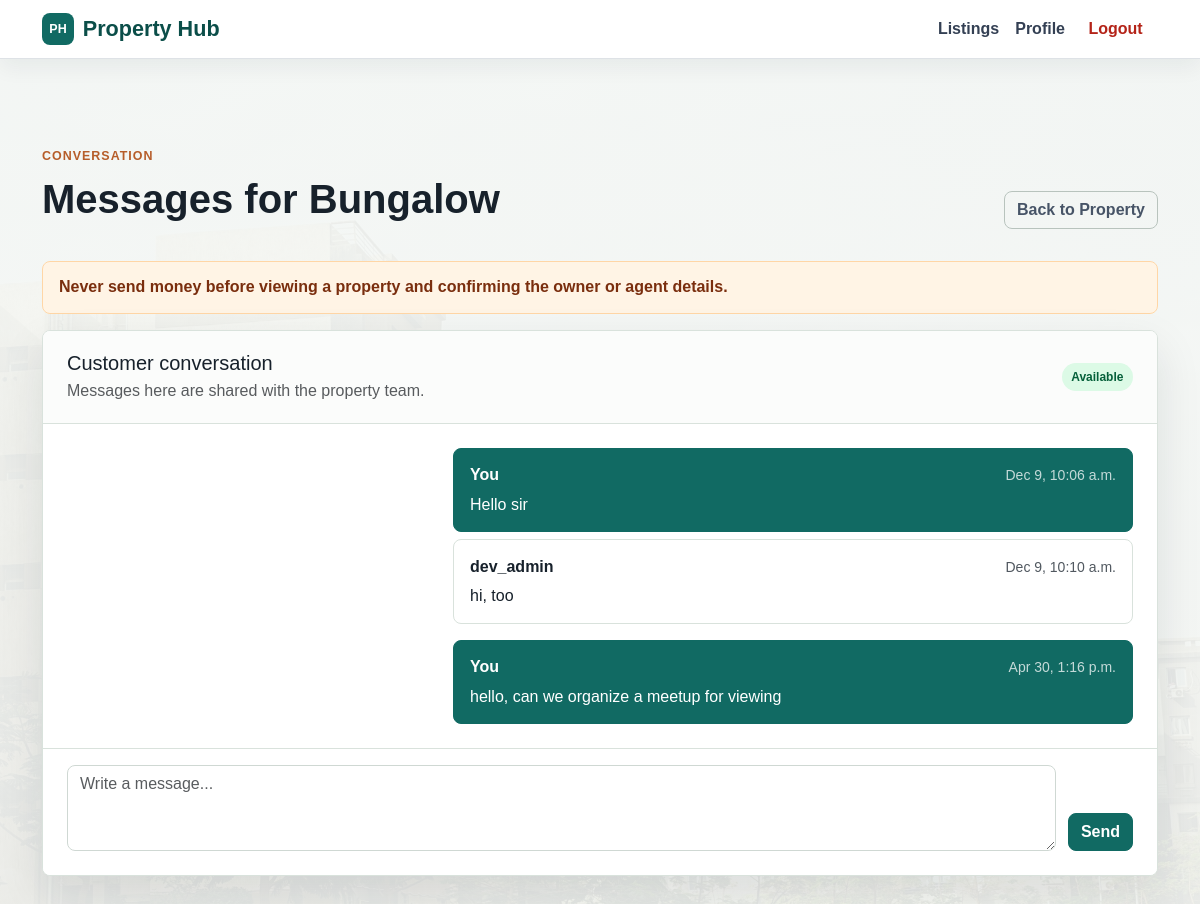
The page /listings/property/3/messages/ (signed in) on the database its author committed.
### listings/models.py (models this page shows, shortened)
class Property(models.Model):
    PROPERTY_TYPES = [
        ('house', 'House'),
        ('apartment', 'Apartment'),
        ('land', 'Land'),
        ('commercial', 'Commercial'),
        ('rental', 'Rental'),
    ]
    LISTING_TYPES = [
        ('sale', 'For Sale'),
        ('rent', 'For Rent'),
    ]
    STATUS_CHOICES = [
        ('available', 'Available'),
        ('sold', 'Sold'),
        ('rented', 'Rented'),
        ('pending', 'Pending'),
    ]
    title = models.CharField(max_length=200)
    description = models.TextField(blank=True, null=True)
    price = models.DecimalField(max_digits=12, decimal_places=2)
    address = models.CharField(max_length=255, blank=True, null=True)
    city = models.CharField(max_length=100, blank=True, null=True)
    state = models.CharField(max_length=100, blank=True, null=True)
    zip_code = models.CharField(max_length=20, blank=True, null=True)
    location = models.CharField(max_length=200)  # keep for quick search
    property_type = models.CharField(max_length=20, choices=PROPERTY_TYPES)
    listing_type = models.CharField(max_length=20, choices=LISTING_TYPES, default='sale')
    bedrooms = models.PositiveIntegerField(blank=True, null=True)
    bathrooms = models.PositiveIntegerField(blank=True, null=True)
    square_feet = models.PositiveIntegerField(blank=True, null=True)
    has_parking = models.BooleanField(default=False)
    has_pool = models.BooleanField(default=False)
    has_gym = models.BooleanField(default=False)
    has_garden = models.BooleanField(default=False)
    status = models.CharField(max_length=20, choices=STATUS_CHOICES, default='available')
    is_featured = models.BooleanField(default=False)
    owner = models.ForeignKey(
        settings.AUTH_USER_MODEL,
        on_delete=models.CASCADE,
        related_name="listings_properties"
    )
    image = models.ImageField(upload_to="property_images/", blank=True, null=True)
    listed_date = models.DateTimeField(auto_now_add=True)
    class Meta:
        ordering = ['-listed_date']
        verbose_name_plural = "Properties"

class Message(models.Model):
    property = models.ForeignKey(Property, on_delete=models.CASCADE, related_name='messages')
    sender = models.ForeignKey(settings.AUTH_USER_MODEL, on_delete=models.CASCADE, related_name='sent_messages')
    receiver = models.ForeignKey(
        settings.AUTH_USER_MODEL,
        on_delete=models.CASCADE,
        related_name='received_messages',
        null=True,
        blank=True
    )
    message = models.TextField()
    timestamp = models.DateTimeField(auto_now_add=True)
    reply = models.TextField(blank=True, null=True)
    replied_by = models.ForeignKey(
        settings.AUTH_USER_MODEL,
        on_delete=models.SET_NULL,
        null=True,
        blank=True,
        related_name='replied_messages'
    )
    reply_timestamp = models.DateTimeField(blank=True, null=True)
    class Meta:
        ordering = ['-timestamp']

### accounts/models.py (models this page shows, shortened)
class User(AbstractUser):
    class Roles(models.TextChoices):
        ADMIN = 'admin', _('Admin')
        BUYER = 'buyer', _('Buyer')
        SELLER = 'seller', _('Seller')
    email = models.EmailField(
        _('email address'),
        unique=True,
        help_text=_('Required. Unique email address.')
    )
    phone = models.CharField(
        max_length=15,
        blank=True,
        help_text=_('Contact phone number.')
    )
    bio = models.TextField(
        blank=True,
        help_text=_('Short bio for the profile.')
    )
    profile_picture = models.ImageField(
        upload_to='profiles/',
        blank=True,
        null=True,
        help_text=_('Profile picture.')
    )
    role = models.CharField(
        max_length=10,
        choices=Roles.choices,
        default=Roles.BUYER,
        help_text=_('Role of the user.')
    )
    USERNAME_FIELD = 'email'
    REQUIRED_FIELDS = ['username', 'first_name', 'last_name']
    @property
    def is_buyer(self):
        return self.role == self.Roles.BUYER
    @property
    def is_seller(self):
        return self.role == self.Roles.SELLER
    @property
    def is_admin(self):
        return self.role == self.Roles.ADMIN or self.is_superuser

### listings/views.py (the view, shortened to what this page needs)
# urls.py: path("property/<int:pk>/messages/", view_messages, name="view_messages"),
@login_required
def view_messages(request, pk):
    property_obj = get_object_or_404(Property, pk=pk)
    if not _can_view_property_messages(request.user, property_obj):
        raise PermissionDenied("You can only view conversations you are part of.")
    conversation_messages = property_obj.messages.select_related("sender", "receiver", "replied_by").order_by("timestamp")
    is_owner_or_admin = _can_manage_property(request.user, property_obj)
    is_buyer = request.user.is_buyer
    return render(request, "listings/view_messages.html", {
        "property": property_obj,
        "conversation_messages": conversation_messages,
        "is_owner_or_admin": is_owner_or_admin,
        "can_reply": is_owner_or_admin or is_buyer,
        "show_disclaimer": is_buyer
    })

### listings/views.py (called while the page is built)
def _can_manage_property(user, property_obj):
    return user == property_obj.owner or user.is_admin or user.is_staff or user.is_superuser

def _can_view_property_messages(user, property_obj):
    if _can_manage_property(user, property_obj):
        return True
    return property_obj.messages.filter(sender=user).exists() or property_obj.messages.filter(receiver=user).exists()

### listings/templates/listings/view_messages.html (shortened to what this page needs)
{% extends "base.html" %}
{% block content %}
<div class="py-5">
  <div class="page-header">
    <div>
      <p class="eyebrow">Conversation</p>
      <h1>Messages for {{ property.title }}</h1>
    </div>
    <a href="{% url 'property_detail' property.pk %}" class="btn btn-outline-secondary">Back to Property</a>
  </div>
  {% if show_disclaimer %}
    <div class="disclaimer">
      Never send money before viewing a property and confirming the owner or agent details.
    </div>
  {% endif %}
  {% if conversation_messages %}
    <div class="chat-shell app-card">
      <div class="chat-header">
        <div>
          <h2 class="h5 mb-1">Customer conversation</h2>
          <p class="text-muted mb-0">
            {% if is_owner_or_admin %}
              Reply to customer enquiries and keep the property discussion in one place.
            {% else %}
              Messages here are shared with the property team.
            {% endif %}
          </p>
        </div>
        <span class="status-pill status-{{ property.status }}">{{ property.get_status_display }}</span>
      </div>
      <div class="chat-thread">
      {% for msg in conversation_messages %}
        <article class="chat-message {% if msg.sender == request.user %}chat-message-own{% endif %}">
          <div class="chat-bubble">
            <div class="chat-meta">
              <strong>
                {% if msg.sender == request.user %}
                  You
                {% else %}
                  {{ msg.sender.get_full_name|default:msg.sender.username }}
                {% endif %}
              </strong>
              <small>{{ msg.timestamp|date:"M j, g:i a" }}</small>
            </div>
            <p>{{ msg.message }}</p>
          </div>
          {% if msg.reply %}
            <div class="chat-bubble chat-reply">
              <div class="chat-meta">
                <strong>{{ msg.replied_by.get_full_name|default:msg.replied_by.username }}</strong>
                <small>{{ msg.reply_timestamp|date:"M j, g:i a" }}</small>
              </div>
              <p>{{ msg.reply }}</p>
            </div>
          {% endif %}
        </article>
      {% endfor %}
      </div>
      {% if can_reply %}
        <form method="post" class="chat-composer">
          <textarea id="message" name="message" rows="3" class="form-control" placeholder="Write a message..." required></textarea>
          <button type="submit" class="btn btn-primary">Send</button>
        </form>
      {% endif %}
    </div>
  {% else %}
    <div class="app-card text-center">
      <p class="eyebrow">No messages</p>
      <h2 class="h4">No customer conversation yet</h2>
      <p class="text-muted mb-0">Messages about this property will appear here once a customer reaches out.</p>
    </div>
  {% endif %}
</div>
{% endblock %}

### static/css/style.css (style rules this page uses)
:root { --ph-ink: #17212b; --ph-muted: #667085; --ph-soft: #f4f7f5; --ph-surface: #ffffff; --ph-border: #d9e2dc; --ph-primary: #116a63; --ph-primary-dark: #0b4e49; --ph-accent: #b65d2a; --ph-danger: #b42318; --ph-shadow: 0 18px 45px rgba(23, 33, 43, 0.1); }
* { box-sizing: border-box; }
body { min-height: 100vh; color: var(--ph-ink); font-family: Arial, Helvetica, sans-serif; background: linear-gradient(180deg, rgba(244, 247, 245, 0.96), rgba(247, 249, 247, 0.92)), url("../images/pexels-mahmoud-zakariya-2154822140-34975232 (2).jpg") center top / cover fixed; }
a { color: var(--ph-primary); }
.btn { border-radius: 8px; font-weight: 700; letter-spacing: 0; transition: background-color .18s ease, border-color .18s ease, color .18s ease, box-shadow .18s ease, transform .18s ease; }
.btn-primary { background: var(--ph-primary); border-color: var(--ph-primary); }
.btn-outline-secondary { color: #475467; border-color: #b8c3bd; }
.app-card, .property-card { background: var(--ph-surface); border: 1px solid var(--ph-border); border-radius: 8px; box-shadow: var(--ph-shadow); }
.app-card { padding: 2rem; }
.eyebrow { margin-bottom: .55rem; color: var(--ph-accent); font-size: .78rem; font-weight: 800; letter-spacing: .08em; text-transform: uppercase; }
.section-band h2, .page-header h1 { color: var(--ph-ink); }
.page-header { display: flex; align-items: end; justify-content: space-between; gap: 1rem; padding: 1rem 0 2rem; }
.page-header h1 { margin-bottom: .35rem; font-weight: 800; }
.status-pill { display: inline-flex; align-items: center; min-height: 1.75rem; padding: .28rem .6rem; font-size: .75rem; font-weight: 800; line-height: 1; white-space: nowrap; border-radius: 999px; }
.status-available { color: #05603a; background: #dcfae6; }
.form-control, .form-select { border-color: #cfd8d3; border-radius: 8px; }
.disclaimer { margin-bottom: 1rem; padding: .85rem 1rem; color: #7a2e0e; font-weight: 700; background: #fff4e5; border: 1px solid #ffd6a6; border-radius: 8px; }
.chat-shell { padding: 0; overflow: hidden; }
.chat-header { display: flex; align-items: center; justify-content: space-between; gap: 1rem; padding: 1.25rem 1.5rem; background: #fbfcfb; border-bottom: 1px solid var(--ph-border); }
.chat-thread { display: grid; gap: 1rem; max-height: 62vh; min-height: 260px; padding: 1.5rem; overflow-y: auto; }
.chat-message { display: grid; justify-items: start; gap: .45rem; }
.chat-message-own { justify-items: end; }
.chat-bubble { width: min(74%, 680px); padding: .9rem 1rem; color: var(--ph-ink); background: var(--ph-soft); border: 1px solid var(--ph-border); border-radius: 8px; }
.chat-message-own .chat-bubble { color: #fff; background: var(--ph-primary); border-color: var(--ph-primary); }
.chat-reply { margin-left: 1.4rem; background: #fff; }
.chat-message-own .chat-reply { color: var(--ph-ink); background: #fff; border-color: var(--ph-border); }
.chat-meta { display: flex; align-items: baseline; justify-content: space-between; gap: 1rem; margin-bottom: .35rem; }
.chat-meta small { color: inherit; opacity: .75; white-space: nowrap; }
.chat-bubble p { margin: 0; overflow-wrap: anywhere; }
.chat-composer { display: grid; grid-template-columns: 1fr auto; gap: .75rem; align-items: end; padding: 1rem 1.5rem 1.5rem; background: #fff; border-top: 1px solid var(--ph-border); }
.chat-composer textarea { resize: vertical; }

### rows shown on the page
Property: title "Bungalow", status "Available"
Message: shows "You", timestamp "Dec 9, 10:06 a.m.", message "Hello sir", replied_by.get_full_name "dev_admin", reply_timestamp "Dec 9, 10:10 a.m.", reply "hi, too"
Message: shows "You", timestamp "Apr 30, 1:16 p.m.", message "hello, can we organize a meetup for viewing"
